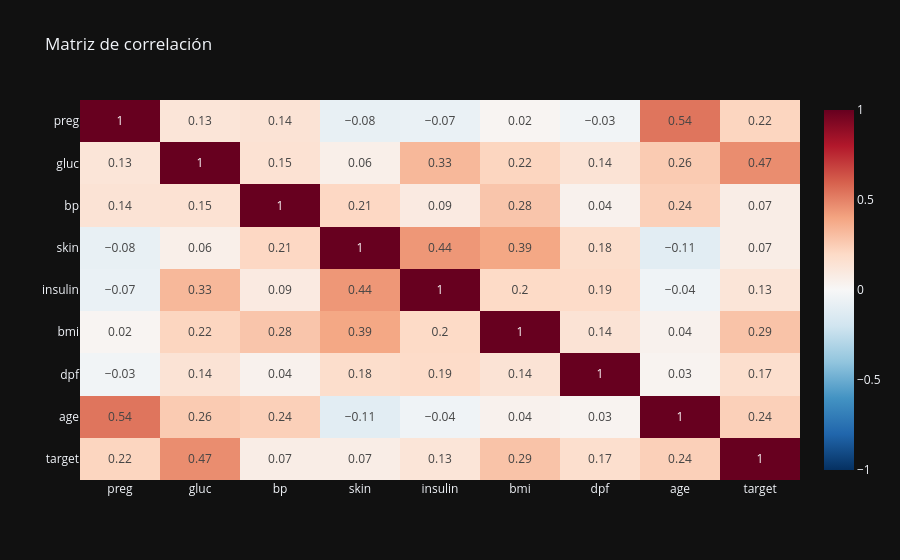

Notebook source saved alongside this figure:
### Code cell
# 2.6 Matriz de correlación (numéricas)
num_cols = df.select_dtypes(include='number').columns.tolist()
if len(num_cols) >= 2:
    corr = df[num_cols].corr(numeric_only=True).round(2)
    fig = px.imshow(corr, color_continuous_scale='RdBu_r', zmin=-1, zmax=1, aspect='auto',
                    text_auto=(len(num_cols) <= 12), title='Matriz de correlación')
    fig.show()
else:
    print('Pocas numéricas para correlación.')

### Figure 1 — Plotly figure (JSON) as saved in the notebook; plotly's stock layout.template omitted (floating-point values rounded to 4 significant figures)
{"data": [{"coloraxis": "coloraxis", "hovertemplate": "x: %{x}<br>y: %{y}<br>color: %{z}<extra></extra>", "name": "0", "texttemplate": "%{z}", "type": "heatmap", "x": ["preg", "gluc", "bp", "skin", "insulin", "bmi", "dpf", "age", "target"], "xaxis": "x", "y": ["preg", "gluc", "bp", "skin", "insulin", "bmi", "dpf", "age", "target"], "yaxis": "y", "z": [[1.0, 0.13, 0.14, -0.08, -0.07, 0.02, -0.03, 0.54, 0.22], [0.13, 1.0, 0.15, 0.06, 0.33, 0.22, 0.14, 0.26, 0.47], [0.14, 0.15, 1.0, 0.21, 0.09, 0.28, 0.04, 0.24, 0.07], [-0.08, 0.06, 0.21, 1.0, 0.44, 0.39, 0.18, -0.11, 0.07], [-0.07, 0.33, 0.09, 0.44, 1.0, 0.2, 0.19, -0.04, 0.13], [0.02, 0.22, 0.28, 0.39, 0.2, 1.0, 0.14, 0.04, 0.29], [-0.03, 0.14, 0.04, 0.18, 0.19, 0.14, 1.0, 0.03, 0.17], [0.54, 0.26, 0.24, -0.11, -0.04, 0.04, 0.03, 1.0, 0.24], [0.22, 0.47, 0.07, 0.07, 0.13, 0.29, 0.17, 0.24, 1.0]]}], "layout": {"coloraxis": {"cmax": 1, "cmin": -1, "colorscale": [[0.0, "rgb(5,48,97)"], [0.1, "rgb(33,102,172)"], [0.2, "rgb(67,147,195)"], [0.3, "rgb(146,197,222)"], [0.4, "rgb(209,229,240)"], [0.5, "rgb(247,247,247)"], [0.6, "rgb(253,219,199)"], [0.7, "rgb(244,165,130)"], [0.8, "rgb(214,96,77)"], [0.9, "rgb(178,24,43)"], [1.0, "rgb(103,0,31)"]]}, "title": {"text": "Matriz de correlación"}, "xaxis": {"anchor": "y", "domain": [0.0, 1.0]}, "yaxis": {"anchor": "x", "autorange": "reversed", "domain": [0.0, 1.0]}}}
